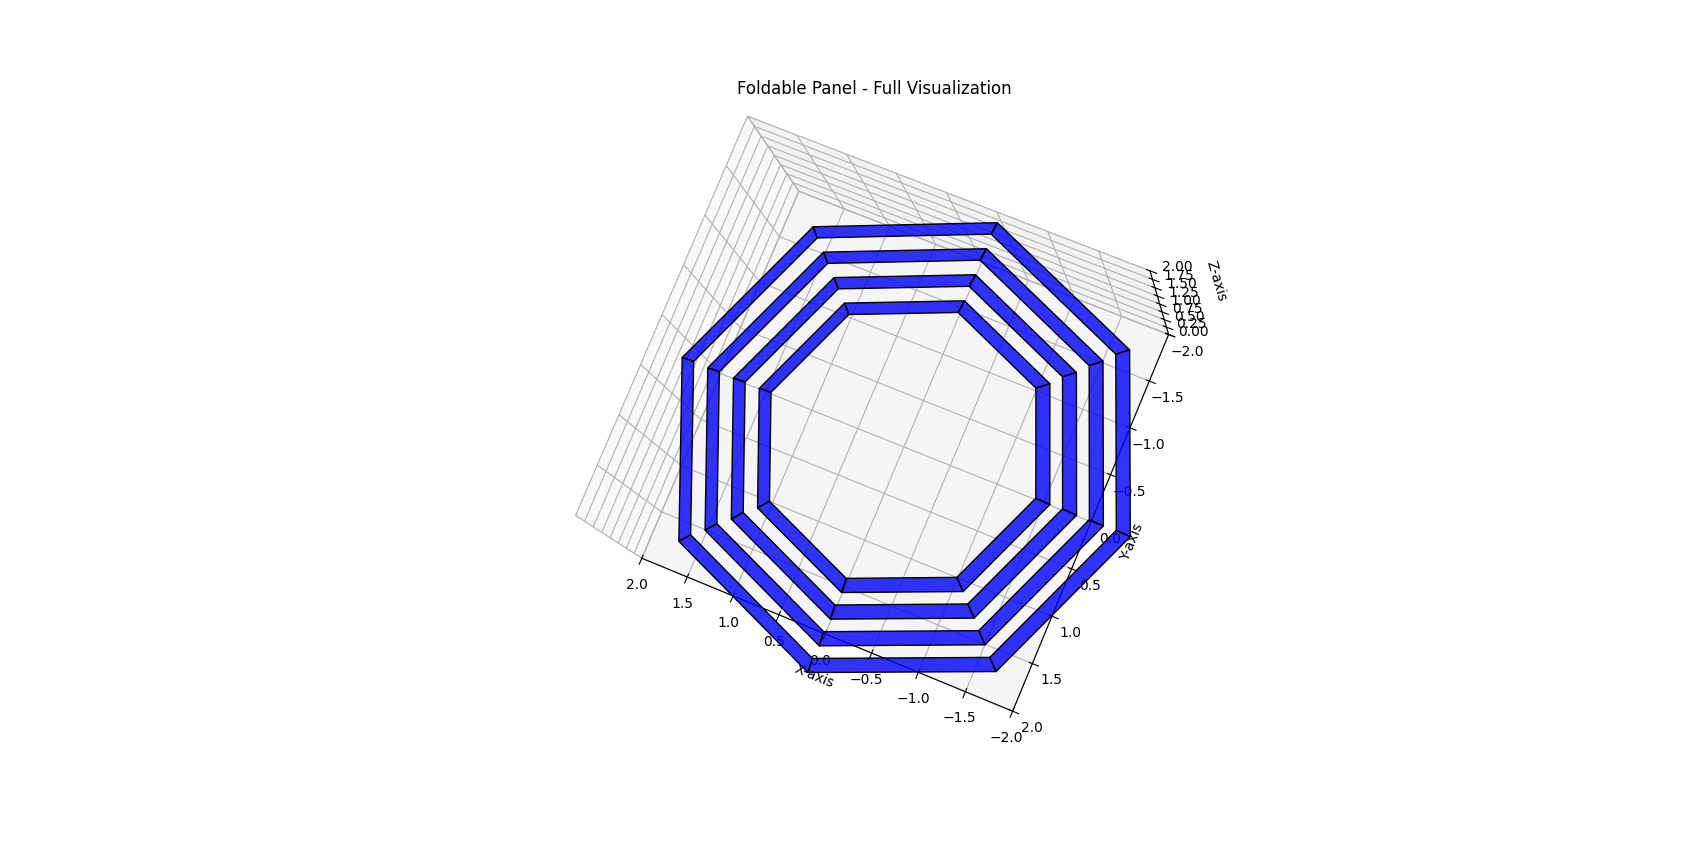

Recreate this plot in Python.
'''Computes all trapezoids for each of the ( N ) segments using rotational symmetry with the rotation matrix ( R ).'''
import matplotlib.pyplot as plt
from mpl_toolkits.mplot3d.art3d import Poly3DCollection
import numpy as np
from scipy.optimize import root

# Parameters for the foldable panel
N = 8  # Number of sides in the central polygon
A = 1.0  # Center-to-vertex radius
h = 0.1  # Separation between layers in stowed form
phi = np.radians(30)  # Angle between cone and flat plane in radians
beta = 2 * np.pi / N  # Angular separation between segments
d = h / np.cos(beta)  # Radial separation in stowed form

# Rotation matrix R for rotational symmetry
def rotation_matrix(beta):
    return np.array([
        [np.cos(beta), -np.sin(beta), 0],
        [np.sin(beta), np.cos(beta), 0],
        [0, 0, 1]
    ])

R = rotation_matrix(beta)

# Function to solve for the heights (mz_i+1 and vz_i+1)
def g_heights(heights, A, d, phi, i):
    mz_next, vz_next = heights
    
    # Stowed positions
    m_prime_next = np.array([A + 2 * d * i - d, 0, mz_next])
    v_prime_next = np.array([A + 2 * d * i, 0, vz_next])
    
    # Deployed positions constrained to the cone
    m_next = np.array([A + 2 * d * i - d, 0, (A + 2 * d * i - d) * np.tan(phi)])
    v_next = np.array([A + 2 * d * i, 0, (A + 2 * d * i) * np.tan(phi)])
    
    # Residuals for constraints
    l5_stowed = np.linalg.norm(v_prime_next - m_prime_next)
    l5_deployed = np.linalg.norm(v_next - m_next)
    residual_5 = l5_stowed - l5_deployed
    
    l6_stowed = np.linalg.norm(m_prime_next - m_prime_next @ R)
    l6_deployed = np.linalg.norm(m_next - m_next @ R)
    residual_6 = l6_stowed - l6_deployed
    
    return [residual_5, residual_6]

# Initialize full panel
all_trapezoids = []

# Generate each segment and solve for all trapezoids
for segment in range(N):  # For each segment of the polygon
    rotation = np.linalg.matrix_power(R, segment)  # Rotate the segment using R
    segment_trapezoids = []
    
    for i in range(2, 6):  # Assume we solve for vertices from 2 to n-1
        # Initial guess for heights mz_i+1 and vz_i+1
        initial_guess = [0.1, 0.1]
        result = root(g_heights, initial_guess, args=(A, d, phi, i))
        
        if result.success:
            mz_next, vz_next = result.x
            
            # Compute positions
            m_next = np.array([A + 2 * d * i - d, 0, mz_next * np.tan(phi)])
            v_next = np.array([A + 2 * d * i, 0, vz_next * np.tan(phi)])
            
            # Rotate to current segment
            m_rotated = rotation @ m_next
            v_rotated = rotation @ v_next
            
            # Store trapezoid vertices
            segment_trapezoids.append((m_rotated, v_rotated))
        else:
            print(f"Failed to solve for i={i} in segment {segment}")
    
    all_trapezoids.append(segment_trapezoids)

# Visualization
fig = plt.figure()
ax = fig.add_subplot(111, projection='3d')

for segment in all_trapezoids:
    for m, v in segment:
        # Create the trapezoid
        trapezoid = Poly3DCollection([[m, v, v @ R, m @ R]], facecolor="blue", edgecolor="black", alpha=0.8)
        ax.add_collection3d(trapezoid)

# Set limits for better visualization
ax.set_xlim([-2, 2])
ax.set_ylim([-2, 2])
ax.set_zlim([0, 2])

# Set labels
ax.set_xlabel("X-axis")
ax.set_ylabel("Y-axis")
ax.set_zlabel("Z-axis")

# Title
ax.set_title("Foldable Panel - Full Visualization")

# Display the plot
plt.show()
